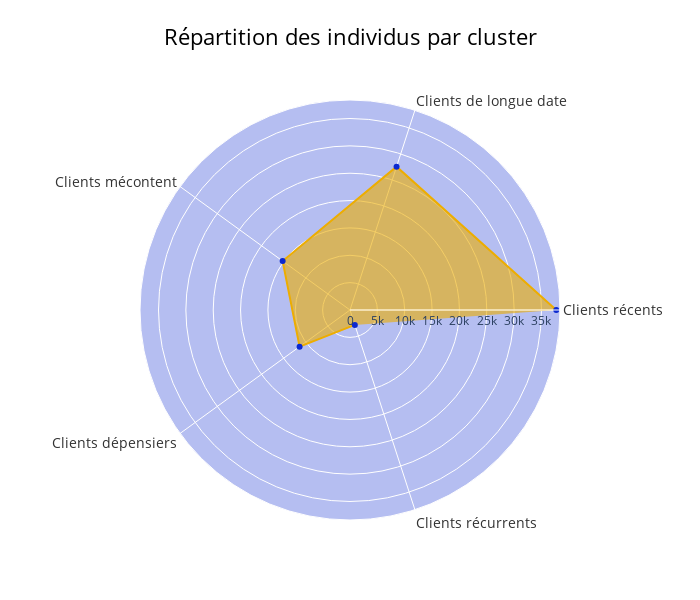

The notebook cell saved with this chart:
### Markdown cell above
Puis le nombre d'individus est représenté via un radarplot.

### Code cell
# Convertissez les valeurs de 'clusters' en chaînes de caractères
nb_indiv_cluster["clusters"] = nb_indiv_cluster["clusters"].astype(str)

fig = go.Figure(data=go.Scatterpolar(
    r=nb_indiv_cluster["count"],
    theta=nb_indiv_cluster["clusters"],
    fill='toself',
    marker=dict(color='#0B28D0'),
    line=dict(color='#EDAD01'),
    fillcolor='rgba(237, 173, 1, 0.6)',
    hovertemplate='Nombre d\'individus: %{r}'
))

fig.update_layout(
    polar=dict(radialaxis=dict(visible=True),angularaxis=dict(tickfont=dict(size=14, color='#333')), bgcolor='rgba(11, 40, 208, 0.3)'),
    showlegend=False,
    title=dict(text="Répartition des individus par cluster",x=0.5,y=0.95),
    title_font=dict(size=22, color='#000'),
    width=700,  # Width of the figure in pixels
    height=600,  # Height of the figure in pixels
)

fig.show()

### Figure 1 — Plotly figure (JSON) as saved in the notebook; plotly's stock layout.template omitted (floating-point values rounded to 4 significant figures)
{"data": [{"fill": "toself", "fillcolor": "rgba(237, 173, 1, 0.6)", "hovertemplate": "Nombre d'individus: %{r}", "line": {"color": "#EDAD01"}, "marker": {"color": "#0B28D0"}, "r": [37697, 27541, 15216, 11389, 2864], "theta": ["Clients récents", "Clients de longue date", "Clients mécontent", "Clients dépensiers", "Clients récurrents"], "type": "scatterpolar"}], "layout": {"height": 600, "polar": {"angularaxis": {"tickfont": {"color": "#333", "size": 14}}, "bgcolor": "rgba(11, 40, 208, 0.3)", "radialaxis": {"visible": true}}, "showlegend": false, "title": {"font": {"color": "#000", "size": 22}, "text": "Répartition des individus par cluster", "x": 0.5, "y": 0.95}, "width": 700}}
